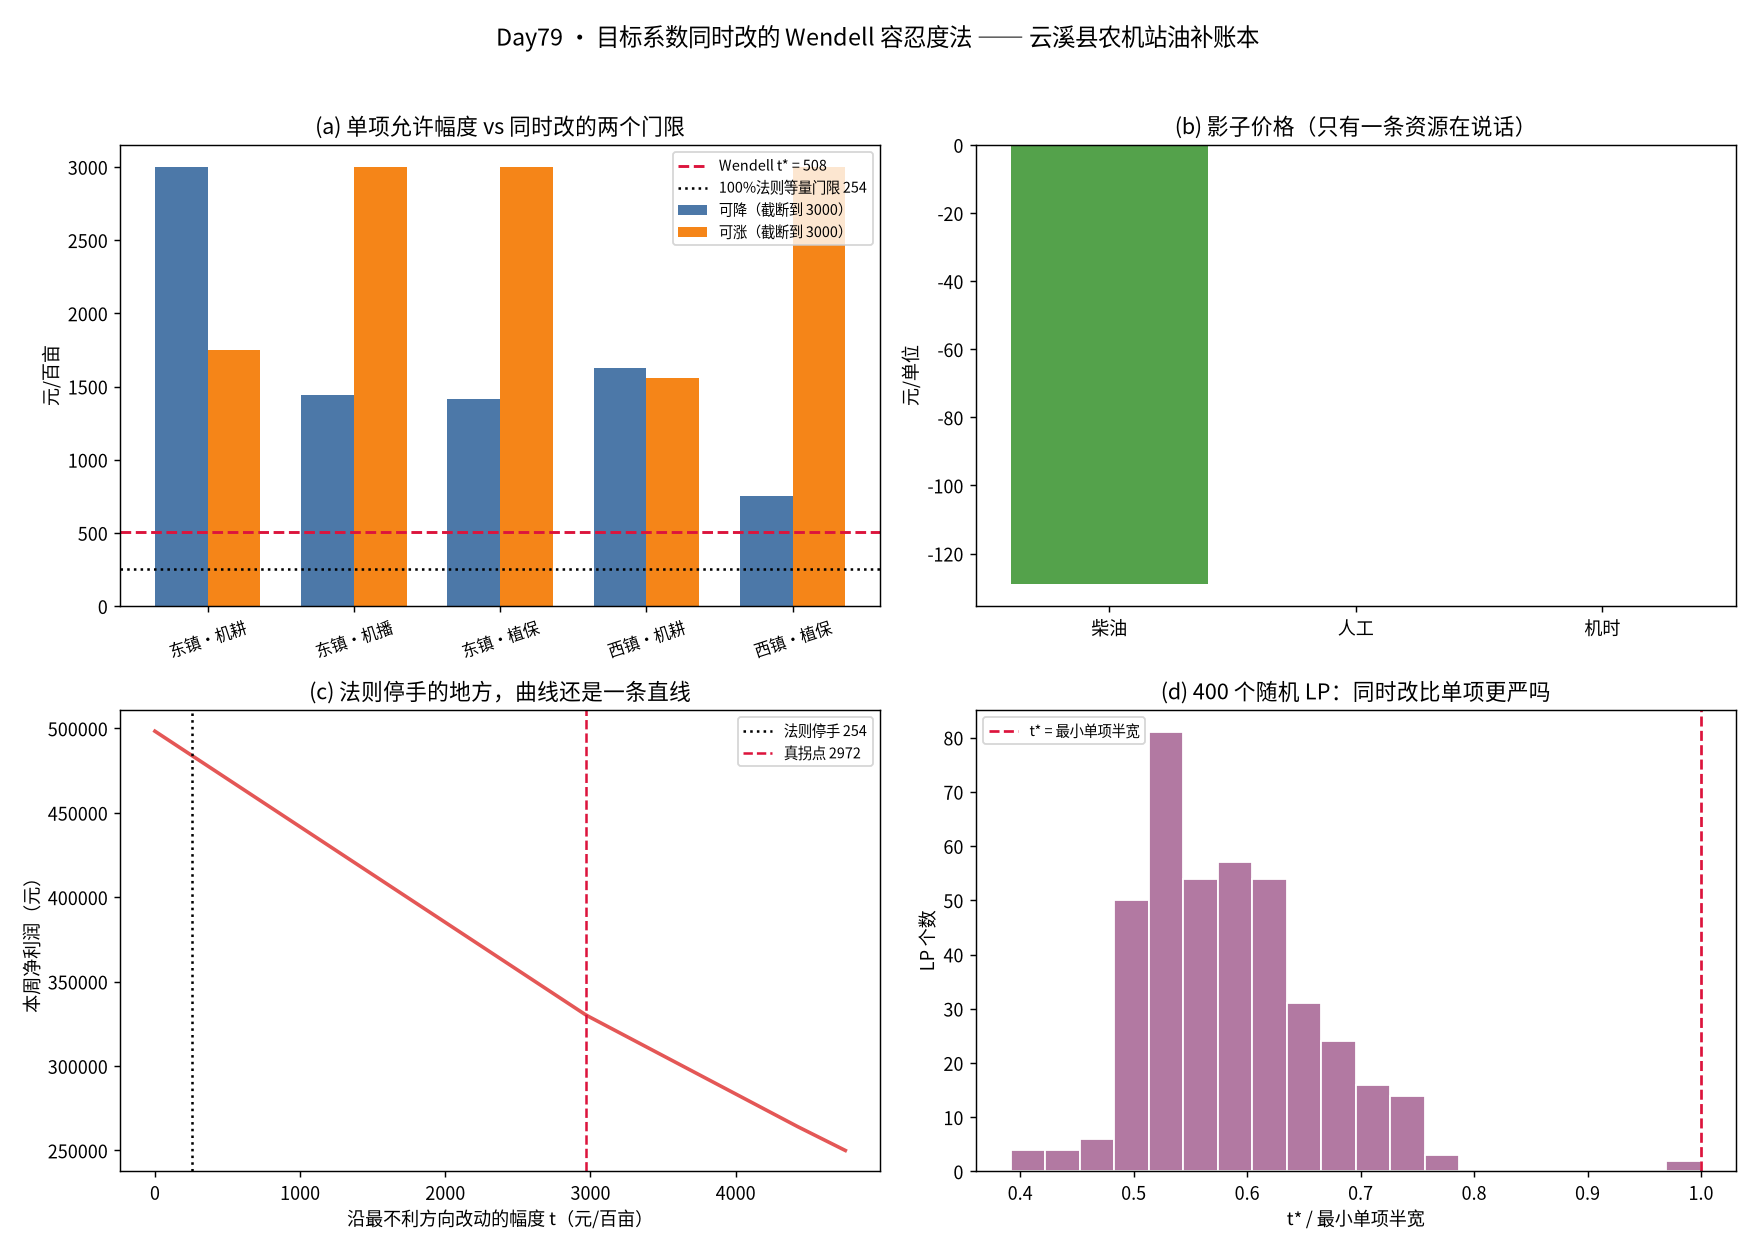

This figure's Python source:
# -*- coding: utf-8 -*-
"""
subject: mathematical-modeling
level: L4 优化模型（线性规划 · 目标系数灵敏度 · 100% 法则 / Wendell 容忍度法）+ L5 算法（基复用的单纯形 / 顶点枚举鲁棒检验）
anchor: L4 优化敏感度主线，接 Day26（影子价格）、Day52（目标系数单项允许区间）、Day58（热启动重解）、
        Day73（值函数曲线）、Day77（逆优化）、Day78（100% 法则 · 只看右端项版）
goal: 云溪县农机站 2027 春耕「油补怎么调，机手还得按老计划下地」——
      ① 单个作业包的补贴价能涨/降多少，原计划才不变（Day52 的单区间）；
      ② 五个包**同时调、方向还不限**，最多能一起挪多少（Wendell 容忍度 t*，全库零命中）；
      ③ 100% 法则（把各项变动量按各自单项允许幅度归一后求和 ≤1）在目标系数方面到底是充分、必要还是都不够；
      ④ 为什么「容忍度」必须绑定一个基，基一跳它就作废。
run: cd /home/ubuntu/Note && ./.venv/bin/python "Mathematical_Modeling/08 - Python/daily/2026-11-15/day79_lp_obj_tolerance.py"
"""

import itertools
import json
import os
import time

import numpy as np
import matplotlib

matplotlib.use("Agg")
import matplotlib.pyplot as plt
from matplotlib import font_manager

# ---------- 中文字体（Noto Sans CJK 优先，避免中文图乱码） ----------
for _f in ["Noto Sans CJK SC", "Noto Sans CJK JP", "WenQuanYi Zen Hei", "WenQuanYi Micro Hei"]:
    if any(_f == f.name for f in font_manager.fontManager.ttflist):
        plt.rcParams["font.sans-serif"] = [_f]
        break
plt.rcParams["axes.unicode_minus"] = False

OUT = os.path.dirname(os.path.abspath(__file__))
T0 = time.time()
RNG = np.random.default_rng(20261115)

# ============================================================
# 0. 数据：云溪县农机站 2027 春耕作业计划
#    决策变量 x[j]：第 j 类作业包的本周下地面积（百亩）
#    作业包 = (镇, 作业类型)，两镇田块条件、订单结构都不同
#    ⚠️ 老版 Day78 用的是 linprog 读无效约束集；本讲把"基"这件事当真，
#       用自己写的单纯形（见 §1），因为「容忍度」本来就是基的性质。
# ============================================================
NAMES = ["东镇·机耕", "东镇·机播", "东镇·植保", "西镇·机耕", "西镇·植保"]
# 净利润 c（元/百亩，2027 油补新政后的口径）
C = np.array([4400.0, 5900.0, 4400.0, 5700.0, 3500.0])
# 每百亩消耗：柴油(升) / 人工(工时) / 作业窗口内可用机时(小时)
USE = np.array([
    [47.70, 10.46, 1.71],   # 东镇·机耕
    [34.57,  8.79, 1.34],   # 东镇·机播
    [23.13,  3.09, 0.80],   # 东镇·植保
    [44.19,  9.86, 1.25],   # 西镇·机耕
    [21.30,  4.25, 1.08],   # 西镇·植保
])
A_USE = USE.T                                   # (3 资源 × 5 包)
BUD = np.array([3058.8, 782.5, 132.6])          # 柴油 / 人工 / 机时
RES = ["柴油", "人工", "机时"]
CAP = np.array([40.0, 35.0, 26.0, 30.0, 22.0])  # 订单上限（百亩）
LOW = np.zeros(5)                               # 不设下限：可选可不做

N_R = 3        # 资源行数
N_V = 5        # 变量数


# ============================================================
# 1. 自写单纯形（基 = 列号元组），带"基复用"判据
#    标准形：max c^T x  s.t.  A x <= b,  0 <= x <= u,  x >= 0
#    化简：x = xl + y（这里 xl = 0），y 进基；上界用"上界松弛行" y_j + t_j = u_j 处理
#    列编号：0..n-1 真实变量 / n..n+m-1 资源松弛 / n+m..n+m+n-1 上界松弛
# ============================================================
def build(c, use=A_USE, bud=BUD, cap=CAP, low=LOW):
    m = use.shape[0]
    n = len(c)
    A = np.hstack([use, np.eye(m), np.zeros((m, n))])
    U = np.hstack([np.eye(n), np.zeros((n, m)), np.eye(n)])
    M = np.vstack([A, U])
    rhs = np.concatenate([bud - use @ low, cap - low])
    obj = np.concatenate([np.asarray(c, float), np.zeros(m + n)])
    base = [n + i for i in range(m)] + [n + m + j for j in range(n)]
    return M, rhs, obj, base, n, m


def simplex(c, use=A_USE, bud=BUD, cap=CAP, low=LOW, maxiter=5000):
    """返回 (x, 最优值, 基元组, 资源行对偶值, 上界行对偶值)。"""
    M, rhs, obj, base, n, m = build(c, use, bud, cap, low)
    B = M[:, base]
    Binv = np.linalg.inv(B)
    for _ in range(maxiter):
        cB = obj[base]
        y = cB @ Binv
        red = obj - y @ M
        inb = set(base)
        # Bland 规则防循环（退化实例下面会出现多次换基）
        j = -1
        for k in range(M.shape[1]):
            if k not in inb and red[k] > 1e-9:
                j = k
                break
        if j < 0:
            break
        d = Binv @ M[:, j]
        xb = Binv @ rhs
        best, i_best = np.inf, -1
        for i in range(len(d)):
            if d[i] > 1e-12:
                r = xb[i] / d[i]
                if r < best - 1e-12:
                    best, i_best = r, i
        if i_best < 0:
            raise RuntimeError("unbounded")
        base = list(base)
        base[i_best] = j
        B = M[:, base]
        Binv = np.linalg.inv(B)
    xb = Binv @ rhs
    yv = np.zeros(n)
    for k, j in enumerate(base):
        if j < n:
            yv[j] = xb[k]
    y = c[list(base)] if False else None  # 占位，下面统一算
    cB = obj[base]
    y = cB @ Binv
    dual_res = y[:m].copy()      # 资源约束的对偶（<=0 表示紧）
    dual_up = y[m:m + n].copy()  # 上界约束的对偶
    x = yv + np.asarray(low, float)
    x = np.clip(x, 0.0, np.asarray(cap, float))
    return x, float(np.dot(c, x)), tuple(base), dual_res, dual_up


def same_base(cvec, base):
    """只比较基（列号元组）；基不变 ⟺ 解不变、影子价格不变、结论照样能用。"""
    try:
        return simplex(cvec)[2] == base
    except RuntimeError:
        return False


def tight_rows(x):
    """给读者看的"卡死结构"：哪几行资源紧、哪几个包顶到上限。"""
    s = []
    for i in range(N_R):
        if abs(A_USE[i] @ x - BUD[i]) < 1e-6:
            s.append(f"{RES[i]}紧")
    for j in range(N_V):
        if abs(x[j] - CAP[j]) < 1e-6:
            s.append(f"{NAMES[j]}顶格")
        if abs(x[j]) < 1e-6:
            s.append(f"{NAMES[j]}零")
    return s


# ============================================================
# 主流程
# ============================================================
x0, z0, BASE, DUAL_R, DUAL_U = simplex(C)
print("=" * 78)
print("云溪县农机站 2027 春耕作业计划（5 个作业包 × 3 类资源共用）")
print("=" * 78)
print("最优作业计划（百亩）：")
for j, nm in enumerate(NAMES):
    tag = "  ← 不做" if x0[j] < 1e-6 else ("  ← 顶到订单上限" if abs(x0[j] - CAP[j]) < 1e-6 else "")
    print(f"  {nm:10s} {x0[j]:7.2f}   补贴后净利润 {C[j]:6.0f} 元/百亩{tag}")
print(f"  本周净利润 z* = {z0:,.2f} 元")
res_use = A_USE @ x0
for i, nm in enumerate(RES):
    print(f"  资源 {nm}: 用 {res_use[i]:8.2f} / 可用 {BUD[i]:8.2f}   余 {BUD[i]-res_use[i]:8.2f}")
print(f"  紧凑结构：{'、'.join(tight_rows(x0))}")

# ---------- [1] 影子价格 ----------
print("\n[1] 影子价格（右端项 +1 的有限差分 vs 单纯形对偶值）")
sh_fd = []
for i in range(N_R):
    b2 = BUD.copy()
    b2[i] += 1.0
    _, z2, _, _, _ = simplex(C, bud=b2)
    sh_fd.append(z2 - z0)
print(f"  {'资源':6s} {'有限差分':>10s} {'对偶值':>10s}")
for i, nm in enumerate(RES):
    print(f"  {nm:6s} {sh_fd[i]:10.4f} {-DUAL_R[i]:10.4f}")

# ---------- [2] 单项允许区间 ----------
print("\n[2] 单项允许区间：c_j 单独上下挪，最优基不变的最大幅度")
RANGE = {}
for j in range(5):
    hal = {}
    for sg in (1.0, -1.0):
        lo, hi = 0.0, 1.0
        trial = C.copy()
        while True:
            trial[j] = C[j] + sg * hi
            if trial[j] <= 0:
                break
            if not same_base(trial, BASE):
                break
            lo = hi
            hi *= 2.0
            if hi > 1e6:
                lo = np.inf
                break
        if not np.isfinite(lo):
            hal[sg] = np.inf
            continue
        for _ in range(70):
            m = 0.5 * (lo + hi)
            trial[j] = C[j] + sg * m
            if trial[j] > 0 and same_base(trial, BASE):
                lo = m
            else:
                hi = m
        hal[sg] = lo
    RANGE[j] = (C[j] - hal[-1.0], C[j] + hal[1.0])
    up = "∞" if not np.isfinite(hal[1.0]) else f"{hal[1.0]:9.1f}"
    dn = "∞" if not np.isfinite(hal[-1.0]) else f"{hal[-1.0]:9.1f}"
    print(f"  {NAMES[j]:10s} c={C[j]:6.0f}  可降 {dn}  可涨 {up}  区间 [{RANGE[j][0]:8.1f}, {RANGE[j][1]:8.1f}]")

# 单项允许幅度的"半宽"，100% 法则要用
HALF = np.array([min(abs(C[j] - RANGE[j][0]) if np.isfinite(RANGE[j][0]) else np.inf,
                     abs(RANGE[j][1] - C[j]) if np.isfinite(RANGE[j][1]) else np.inf) for j in range(5)])


# ---------- [3] 100% 法则（目标系数版）----------
def law_sum(delta, half=None):
    """把每个 Δc_j 折成"占它自己单项允许幅度的比例"，求和。≤1 就放行。"""
    half = HALF if half is None else half
    tot = 0.0
    for j in range(5):
        if half[j] <= 0:
            return np.inf
        tot += abs(delta[j]) / half[j]
    return tot


def law_pass(delta):
    return law_sum(delta) <= 1.0 + 1e-12


print("\n[3] 100% 法则在目标系数上的实际含义")
print("  如果五项都按同一个绝对量 t 改动（都涨或都降），法则门限 t_law = 1 / Σ(1/半宽_j)")
inv = 1.0 / HALF
t_law_eq = 1.0 / inv.sum()
print(f"  t_law（等量同向）= {t_law_eq:,.2f} 元/百亩")

# ---------- [4] Wendell 容忍度 t*：盒子顶点枚举 + 二分 ----------
print("\n[4] Wendell 容忍度 t*：五项同时改、**方向不限**都保持最优基的最大 t")


def box_ok(t):
    for signs in itertools.product([-1.0, 1.0], repeat=5):
        d = np.array(signs) * t
        if np.any(C + d <= 0):
            return False
        if not same_base(C + d, BASE):
            return False
    return True


lo, hi = 0.0, 1.0
while box_ok(hi):
    lo = hi
    hi *= 2.0
for _ in range(70):
    mid = 0.5 * (lo + hi)
    if box_ok(mid):
        lo = mid
    else:
        hi = mid
T = lo
print(f"  t* = {T:,.2f} 元/百亩（五项各自上下各挪这么多，最优基都不变）")
print("  相对量：" + " / ".join(f"{100*T/C[j]:.1f}%" for j in range(5)))
print(f"  最小单项半宽 {HALF.min():,.2f}；t* / 最小半宽 = {T/HALF.min():.3f}")

# ---------- [5] 同一方向上的"真拐点" vs 法则拐点 ----------
print("\n[5] 一条最不利方向：前四种降 t、最后一个涨 t —— 法则说什么时候停，真的什么时候停")
d_dir = np.array([-1.0, -1.0, -1.0, -1.0, 1.0])
lo2, hi2 = 0.0, T
while same_base(C + hi2 * d_dir, BASE):
    lo2 = hi2
    hi2 *= 2.0
    if hi2 > 1e6:
        break
for _ in range(70):
    m = 0.5 * (lo2 + hi2)
    if same_base(C + m * d_dir, BASE):
        lo2 = m
    else:
        hi2 = m
true_t = lo2
law_t = 1.0 / law_sum(d_dir)
print(f"  真拐点 t_true = {true_t:,.2f}     法则门限 t_law = {law_t:,.2f}     倍数 = {true_t/law_t:.2f}×")
print("  → 法则「放行」的地方真解还稳；法则「拦下」的地方真解其实也稳 —— 目标系数版的法则是充分但极不必要")

# ---------- [6] 随机抽样：法则放行 ⟹ 基不变？ ----------
print("\n[6] 3000 组随机扰动：法则放行的组里，真解有无翻车")
n_tr, passed, wrong, right = 3000, 0, 0, 0
for _ in range(n_tr):
    d = RNG.uniform(-1, 1, 5) * HALF * 1.2
    if np.any(C + d <= 0):
        continue
    if law_pass(d):
        passed += 1
        if same_base(C + d, BASE):
            right += 1
        else:
            wrong += 1
print(f"  法则放行 {passed}/{n_tr} 组；其中基不变 {right} 组，**基变了 {wrong} 组**")

# ---------- [7] 超过 t* 会怎样 ----------
print("\n[7] 越过 t*：解换了人，但 z 变化多少")
bad_dir = None
for signs in itertools.product([-1.0, 1.0], repeat=5):
    dd = np.array(signs) * T * 1.05
    if not same_base(C + dd, BASE):
        bad_dir = np.array(signs)
        break
x1, z1, base1, _, _ = simplex(C + bad_dir * T * 1.05)
print(f"  越界 1.05t* 的方向 {bad_dir.astype(int).tolist()}：z = {z1:,.2f}（原 {z0:,.2f}，差 {z1-z0:+,.2f}）")
print("  新方案：" + "、".join(f"{NAMES[j]} {x1[j]:.2f}" for j in range(5)))
print(f"  新基的容忍度已与旧基无关（基元组 {'变了' if base1 != BASE else '没变'}）")

# ---------- [8] 30 个随机 LP：t* 与单项半宽的关系 ----------
print("\n[8] 400 个随机小 LP：t* / 最小单项半宽 的分布（这是法则保守程度的普适指纹）")
ratios = []
for trial in range(400):
    rng = np.random.default_rng(3000 + trial)
    n, m = 3, 2
    use = rng.uniform(0.5, 2.0, (m, n))
    bud = rng.uniform(10, 25, m)
    cap = rng.uniform(6, 20, n)
    low = np.zeros(n)
    c = rng.uniform(2.0, 8.0, n)
    try:
        xx, zz, bb, _, _ = simplex(c, use=use, bud=bud, cap=cap, low=low)
    except RuntimeError:
        continue
    if zz < 1e-9:
        continue

    def okb(cc):
        try:
            return simplex(cc, use=use, bud=bud, cap=cap, low=low)[2] == bb
        except RuntimeError:
            return False

    hs = []
    for j in range(n):
        for sg in (1.0, -1.0):
            l2, h2 = 0.0, 0.5
            while cc_ok := okb(c + sg * h2 * np.eye(n)[j]):
                l2 = h2
                h2 *= 1.6
                if h2 > 1e6:
                    break
            for _ in range(40):
                md = 0.5 * (l2 + h2)
                if okb(c + sg * md * np.eye(n)[j]):
                    l2 = md
                else:
                    h2 = md
            hs.append(l2)
    hs = np.array(hs)
    lo3, hi3 = 0.0, float(hs.min())
    good_all = True
    while good_all:
        for sg in itertools.product([-1.0, 1.0], repeat=n):
            if not okb(c + np.array(sg, float) * hi3):
                good_all = False
                break
        if good_all:
            lo3 = hi3
            hi3 *= 1.5
            if hi3 > 1e5:
                break
    for _ in range(40):
        md = 0.5 * (lo3 + hi3)
        if all(okb(c + np.array(s, float) * md) for s in itertools.product([-1.0, 1.0], repeat=n)):
            lo3 = md
        else:
            hi3 = md
    if hs.min() > 1e-9:
        ratios.append(lo3 / hs.min())
ratios = np.array(ratios)
print(f"  样本 {len(ratios)} 个：均值 {ratios.mean():.3f}，中位 {np.median(ratios):.3f}，"
      f"最小 {ratios.min():.3f}，最大 {ratios.max():.3f}")
print(f"  t* < 最小单项半宽 的比例：{(ratios < 1).mean()*100:.1f}%  "
      "→ 「同时改」通常比「单项最紧的那一项」更严，这是法则存在的理由")
print(f"  t* > 最小单项半宽 的比例：{(ratios > 1).mean()*100:.1f}%")

# ============================================================
# 出图
# ============================================================
fig, axes = plt.subplots(2, 2, figsize=(13.5, 9.6))
ax = axes[0, 0]
jj = np.arange(5)
lo_d = np.array([C[j] - RANGE[j][0] if np.isfinite(RANGE[j][0]) else 9999 for j in range(5)])
up_d = np.array([RANGE[j][1] - C[j] if np.isfinite(RANGE[j][1]) else 9999 for j in range(5)])
ax.bar(jj - 0.18, np.minimum(lo_d, 3000), 0.36, label="可降（截断到 3000）", color="#4C78A8")
ax.bar(jj + 0.18, np.minimum(up_d, 3000), 0.36, label="可涨（截断到 3000）", color="#F58518")
ax.axhline(T, ls="--", color="crimson", lw=1.6, label=f"Wendell t* = {T:.0f}")
ax.axhline(t_law_eq, ls=":", color="black", lw=1.4, label=f"100%法则等量门限 {t_law_eq:.0f}")
ax.set_xticks(jj)
ax.set_xticklabels(NAMES, rotation=18, fontsize=9)
ax.set_ylabel("元/百亩")
ax.set_title("(a) 单项允许幅度 vs 同时改的两个门限")
ax.legend(fontsize=8)

ax = axes[0, 1]
ax.bar(RES, [-v for v in DUAL_R], color="#54A24B")
ax.set_ylabel("元/单位")
ax.set_title("(b) 影子价格（只有一条资源在说话）")

ax = axes[1, 0]
ts = np.linspace(0, true_t * 1.6, 160)
zs = []
for t in ts:
    cc = C + t * d_dir
    try:
        zs.append(simplex(cc)[1])
    except RuntimeError:
        zs.append(np.nan)
ax.plot(ts, zs, lw=2, color="#E45756")
ax.axvline(law_t, ls=":", color="black", lw=1.4, label=f"法则停手 {law_t:.0f}")
ax.axvline(true_t, ls="--", color="crimson", lw=1.4, label=f"真拐点 {true_t:.0f}")
ax.set_xlabel("沿最不利方向改动的幅度 t（元/百亩）")
ax.set_ylabel("本周净利润（元）")
ax.set_title("(c) 法则停手的地方，曲线还是一条直线")
ax.legend(fontsize=8)

ax = axes[1, 1]
ax.hist(ratios, bins=20, color="#B279A2", edgecolor="white")
ax.axvline(1.0, ls="--", color="crimson", label="t* = 最小单项半宽")
ax.set_xlabel("t* / 最小单项半宽")
ax.set_ylabel("LP 个数")
ax.set_title(f"(d) {len(ratios)} 个随机 LP：同时改比单项更严吗")
ax.legend(fontsize=8)

fig.suptitle("Day79 · 目标系数同时改的 Wendell 容忍度法 —— 云溪县农机站油补账本", fontsize=13)
fig.tight_layout(rect=(0, 0, 1, 0.96))
fig.savefig(os.path.join(OUT, "day79_lp_obj_tolerance.png"), dpi=130)
print(f"\n图已保存：day79_lp_obj_tolerance.png  用时 {time.time()-T0:.1f}s")

payload = {
    "x_star": [round(float(v), 4) for v in x0],
    "z_star": round(z0, 2),
    "tight": tight_rows(x0),
    "shadow_fd": [round(float(v), 4) for v in sh_fd],
    "shadow_dual": [round(float(-v), 4) for v in DUAL_R],
    "single_range": {NAMES[j]: [round(float(RANGE[j][0]), 2), round(float(RANGE[j][1]), 2)]
                     for j in range(5)},
    "half": [round(float(v), 4) for v in HALF],
    "wendell_t": round(float(T), 4),
    "t_law_equal": round(float(t_law_eq), 4),
    "worst_dir_true_t": round(float(true_t), 4),
    "worst_dir_law_t": round(float(law_t), 4),
    "law_multiple": round(float(true_t / law_t), 4),
    "law_pass": passed, "law_right": right, "law_wrong": wrong,
    "ratio_stats": {"mean": round(float(ratios.mean()), 4),
                    "median": round(float(np.median(ratios)), 4),
                    "min": round(float(ratios.min()), 4),
                    "max": round(float(ratios.max()), 4),
                    "share_lt1": round(float((ratios < 1).mean()), 4),
                    "n": int(len(ratios))},
    "beyond": {"dir": bad_dir.astype(int).tolist(), "z": round(z1, 2),
               "x": [round(float(v), 3) for v in x1]},
}
with open(os.path.join(OUT, "day79_result.json"), "w", encoding="utf-8") as f:
    json.dump(payload, f, ensure_ascii=False, indent=2)
print("json 已保存")
